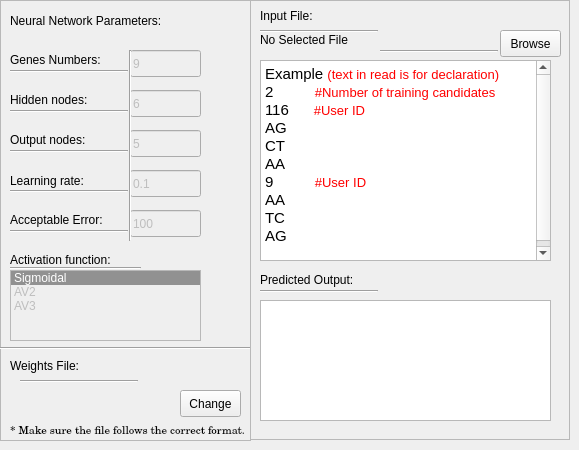
      <widget class="QWidget" name="tab_4">
       <attribute name="title">
        <string>Predict</string>
       </attribute>
       <widget class="QFrame" name="frame_3">
        <property name="geometry">
         <rect>
          <x>0</x>
          <y>0</y>
          <width>251</width>
          <height>441</height>
         </rect>
        </property>
        <property name="frameShape">
         <enum>QFrame::StyledPanel</enum>
        </property>
        <property name="frameShadow">
         <enum>QFrame::Raised</enum>
        </property>
        <widget class="QLabel" name="label_12">
         <property name="geometry">
          <rect>
           <x>10</x>
           <y>10</y>
           <width>191</width>
           <height>21</height>
          </rect>
         </property>
         <property name="text">
          <string>Neural Network Parameters:</string>
         </property>
        </widget>
        <widget class="QLineEdit" name="lineEdit_6">
         <property name="enabled">
          <bool>false</bool>
         </property>
         <property name="geometry">
          <rect>
           <x>130</x>
           <y>50</y>
           <width>71</width>
           <height>27</height>
          </rect>
         </property>
         <property name="text">
          <string>9</string>
         </property>
         <property name="maxLength">
          <number>3</number>
         </property>
         <property name="readOnly">
          <bool>true</bool>
         </property>
        </widget>
        <widget class="QLineEdit" name="lineEdit_7">
         <property name="enabled">
          <bool>false</bool>
         </property>
         <property name="geometry">
          <rect>
           <x>130</x>
           <y>90</y>
           <width>71</width>
           <height>27</height>
          </rect>
         </property>
         <property name="text">
          <string>6</string>
         </property>
         <property name="maxLength">
          <number>3</number>
         </property>
         <property name="readOnly">
          <bool>true</bool>
         </property>
        </widget>
        <widget class="QLineEdit" name="lineEdit_8">
         <property name="enabled">
          <bool>false</bool>
         </property>
         <property name="geometry">
          <rect>
           <x>130</x>
           <y>170</y>
           <width>71</width>
           <height>27</height>
          </rect>
         </property>
         <property name="text">
          <string>0.1</string>
         </property>
         <property name="readOnly">
          <bool>true</bool>
         </property>
        </widget>
        <widget class="QLabel" name="label_13">
         <property name="geometry">
          <rect>
           <x>10</x>
           <y>50</y>
           <width>111</width>
           <height>19</height>
          </rect>
         </property>
         <property name="text">
          <string>Genes Numbers:</string>
         </property>
        </widget>
        <widget class="QLabel" name="label_14">
         <property name="geometry">
          <rect>
           <x>10</x>
           <y>90</y>
           <width>101</width>
           <height>19</height>
          </rect>
         </property>
         <property name="text">
          <string>Hidden nodes:</string>
         </property>
        </widget>
        <widget class="QLabel" name="label_15">
         <property name="geometry">
          <rect>
           <x>10</x>
           <y>250</y>
           <width>141</width>
           <height>19</height>
          </rect>
         </property>
         <property name="text">
          <string>Activation function:</string>
         </property>
        </widget>
        <widget class="QLabel" name="label_16">
         <property name="geometry">
          <rect>
           <x>10</x>
           <y>170</y>
           <width>101</width>
           <height>21</height>
          </rect>
         </property>
         <property name="text">
          <string>Learning rate:</string>
         </property>
        </widget>
        <widget class="QLabel" name="label_17">
         <property name="geometry">
          <rect>
           <x>10</x>
           <y>210</y>
           <width>121</width>
           <height>19</height>
          </rect>
         </property>
         <property name="text">
          <string>Acceptable Error:</string>
         </property>
        </widget>
        <widget class="QLineEdit" name="lineEdit_9">
         <property name="enabled">
          <bool>false</bool>
         </property>
         <property name="geometry">
          <rect>
           <x>130</x>
           <y>210</y>
           <width>71</width>
           <height>27</height>
          </rect>
         </property>
         <property name="text">
          <string>100</string>
         </property>
         <property name="readOnly">
          <bool>true</bool>
         </property>
        </widget>
        <widget class="QLineEdit" name="lineEdit_10">
         <property name="enabled">
          <bool>false</bool>
         </property>
         <property name="geometry">
          <rect>
           <x>130</x>
           <y>130</y>
           <width>71</width>
           <height>27</height>
          </rect>
         </property>
         <property name="text">
          <string>5</string>
         </property>
         <property name="maxLength">
          <number>3</number>
         </property>
         <property name="readOnly">
          <bool>true</bool>
         </property>
        </widget>
        <widget class="QLabel" name="label_18">
         <property name="geometry">
          <rect>
           <x>10</x>
           <y>130</y>
           <width>111</width>
           <height>19</height>
          </rect>
         </property>
         <property name="text">
          <string>Output nodes:</string>
         </property>
        </widget>
        <widget class="Line" name="line_14">
         <property name="geometry">
          <rect>
           <x>120</x>
           <y>50</y>
           <width>20</width>
           <height>191</height>
          </rect>
         </property>
         <property name="orientation">
          <enum>Qt::Vertical</enum>
         </property>
        </widget>
        <widget class="Line" name="line_15">
         <property name="geometry">
          <rect>
           <x>10</x>
           <y>70</y>
           <width>118</width>
           <height>3</height>
          </rect>
         </property>
         <property name="orientation">
          <enum>Qt::Horizontal</enum>
         </property>
        </widget>
        <widget class="Line" name="line_16">
         <property name="geometry">
          <rect>
           <x>10</x>
           <y>110</y>
           <width>118</width>
           <height>3</height>
          </rect>
         </property>
         <property name="orientation">
          <enum>Qt::Horizontal</enum>
         </property>
        </widget>
        <widget class="Line" name="line_17">
         <property name="geometry">
          <rect>
           <x>10</x>
           <y>150</y>
           <width>118</width>
           <height>3</height>
          </rect>
         </property>
         <property name="orientation">
          <enum>Qt::Horizontal</enum>
         </property>
        </widget>
        <widget class="Line" name="line_18">
         <property name="geometry">
          <rect>
           <x>10</x>
           <y>190</y>
           <width>118</width>
           <height>3</height>
          </rect>
         </property>
         <property name="orientation">
          <enum>Qt::Horizontal</enum>
         </property>
        </widget>
        <widget class="Line" name="line_19">
         <property name="geometry">
          <rect>
           <x>10</x>
           <y>230</y>
           <width>118</width>
           <height>3</height>
          </rect>
         </property>
         <property name="orientation">
          <enum>Qt::Horizontal</enum>
         </property>
        </widget>
        <widget class="Line" name="line_20">
         <property name="geometry">
          <rect>
           <x>10</x>
           <y>260</y>
           <width>131</width>
           <height>16</height>
          </rect>
         </property>
         <property name="orientation">
          <enum>Qt::Horizontal</enum>
         </property>
        </widget>
        <widget class="QListWidget" name="listWidget_2">
         <property name="enabled">
          <bool>false</bool>
         </property>
         <property name="geometry">
          <rect>
           <x>10</x>
           <y>270</y>
           <width>191</width>
           <height>71</height>
          </rect>
         </property>
         <property name="contextMenuPolicy">
          <enum>Qt::DefaultContextMenu</enum>
         </property>
         <property name="selectionMode">
          <enum>QAbstractItemView::SingleSelection</enum>
         </property>
         <property name="selectionBehavior">
          <enum>QAbstractItemView::SelectRows</enum>
         </property>
         <property name="viewMode">
          <enum>QListView::ListMode</enum>
         </property>
         <property name="currentRow">
          <number>0</number>
         </property>
         <item>
          <property name="text">
           <string>Sigmoidal</string>
          </property>
         </item>
         <item>
          <property name="text">
           <string>AV2</string>
          </property>
         </item>
         <item>
          <property name="text">
           <string>AV3</string>
          </property>
         </item>
        </widget>
        <widget class="Line" name="line_2">
         <property name="geometry">
          <rect>
           <x>0</x>
           <y>340</y>
           <width>251</width>
           <height>16</height>
          </rect>
         </property>
         <property name="orientation">
          <enum>Qt::Horizontal</enum>
         </property>
        </widget>
        <widget class="QLabel" name="label_24">
         <property name="geometry">
          <rect>
           <x>20</x>
           <y>380</y>
           <width>171</width>
           <height>21</height>
          </rect>
         </property>
         <property name="text">
          <string/>
         </property>
        </widget>
        <widget class="QLabel" name="label_25">
         <property name="geometry">
          <rect>
           <x>10</x>
           <y>350</y>
           <width>91</width>
           <height>31</height>
          </rect>
         </property>
         <property name="text">
          <string>Weights File:</string>
         </property>
        </widget>
        <widget class="QPushButton" name="pushButton_6">
         <property name="geometry">
          <rect>
           <x>180</x>
           <y>390</y>
           <width>61</width>
           <height>27</height>
          </rect>
         </property>
         <property name="text">
          <string>Change</string>
         </property>
        </widget>
        <widget class="Line" name="line_26">
         <property name="geometry">
          <rect>
           <x>20</x>
           <y>380</y>
           <width>118</width>
           <height>3</height>
          </rect>
         </property>
         <property name="orientation">
          <enum>Qt::Horizontal</enum>
         </property>
        </widget>
        <widget class="QLabel" name="label_26">
         <property name="geometry">
          <rect>
           <x>10</x>
           <y>420</y>
           <width>241</width>
           <height>21</height>
          </rect>
         </property>
         <property name="font">
          <font>
           <family>Century Schoolbook L</family>
           <pointsize>8</pointsize>
           <weight>50</weight>
           <italic>false</italic>
           <bold>false</bold>
          </font>
         </property>
         <property name="text">
          <string>* Make sure the file follows the correct format.</string>
         </property>
        </widget>
       </widget>
       <widget class="QFrame" name="frame_4">
        <property name="geometry">
         <rect>
          <x>250</x>
          <y>0</y>
          <width>320</width>
          <height>440</height>
         </rect>
        </property>
        <property name="frameShape">
         <enum>QFrame::StyledPanel</enum>
        </property>
        <property name="frameShadow">
         <enum>QFrame::Raised</enum>
        </property>
        <widget class="QLabel" name="label_19">
         <property name="geometry">
          <rect>
           <x>10</x>
           <y>0</y>
           <width>91</width>
           <height>31</height>
          </rect>
         </property>
         <property name="text">
          <string>Input File:</string>
         </property>
        </widget>
        <widget class="Line" name="line_21">
         <property name="geometry">
          <rect>
           <x>10</x>
           <y>30</y>
           <width>118</width>
           <height>3</height>
          </rect>
         </property>
         <property name="orientation">
          <enum>Qt::Horizontal</enum>
         </property>
        </widget>
        <widget class="Line" name="line_22">
         <property name="geometry">
          <rect>
           <x>10</x>
           <y>290</y>
           <width>118</width>
           <height>3</height>
          </rect>
         </property>
         <property name="orientation">
          <enum>Qt::Horizontal</enum>
         </property>
        </widget>
        <widget class="QLabel" name="label_20">
         <property name="geometry">
          <rect>
           <x>10</x>
           <y>270</y>
           <width>131</width>
           <height>19</height>
          </rect>
         </property>
         <property name="text">
          <string>Predicted Output:</string>
         </property>
        </widget>
        <widget class="QPushButton" name="pushButton_4">
         <property name="geometry">
          <rect>
           <x>250</x>
           <y>30</y>
           <width>61</width>
           <height>27</height>
          </rect>
         </property>
         <property name="text">
          <string>Browse</string>
         </property>
        </widget>
        <widget class="QTextBrowser" name="textBrowser_2">
         <property name="geometry">
          <rect>
           <x>10</x>
           <y>60</y>
           <width>291</width>
           <height>201</height>
          </rect>
         </property>
         <property name="html">
          <string>&lt;!DOCTYPE HTML PUBLIC &quot;-//W3C//DTD HTML 4.0//EN&quot; &quot;http://www.w3.org/TR/REC-html40/strict.dtd&quot;&gt;
&lt;html&gt;&lt;head&gt;&lt;meta name=&quot;qrichtext&quot; content=&quot;1&quot; /&gt;&lt;style type=&quot;text/css&quot;&gt;
p, li { white-space: pre-wrap; }
&lt;/style&gt;&lt;/head&gt;&lt;body style=&quot; font-family:'Bitstream Charter'; font-size:11pt; font-weight:400; font-style:normal;&quot;&gt;
&lt;p style=&quot; margin-top:0px; margin-bottom:0px; margin-left:0px; margin-right:0px; -qt-block-indent:0; text-indent:0px;&quot;&gt;Example &lt;span style=&quot; font-size:10pt; color:#ff0000;&quot;&gt;(text in read is for declaration)&lt;/span&gt;&lt;/p&gt;
&lt;p style=&quot; margin-top:0px; margin-bottom:0px; margin-left:0px; margin-right:0px; -qt-block-indent:0; text-indent:0px;&quot;&gt;2          &lt;span style=&quot; font-size:10pt; color:#ff0000;&quot;&gt;#Number of training candidates&lt;/span&gt;&lt;/p&gt;
&lt;p style=&quot; margin-top:0px; margin-bottom:0px; margin-left:0px; margin-right:0px; -qt-block-indent:0; text-indent:0px;&quot;&gt;116      &lt;span style=&quot; font-size:10pt; color:#ff0000;&quot;&gt;#User ID&lt;/span&gt;&lt;/p&gt;
&lt;p style=&quot; margin-top:0px; margin-bottom:0px; margin-left:0px; margin-right:0px; -qt-block-indent:0; text-indent:0px;&quot;&gt;AG&lt;/p&gt;
&lt;p style=&quot; margin-top:0px; margin-bottom:0px; margin-left:0px; margin-right:0px; -qt-block-indent:0; text-indent:0px;&quot;&gt;CT&lt;/p&gt;
&lt;p style=&quot; margin-top:0px; margin-bottom:0px; margin-left:0px; margin-right:0px; -qt-block-indent:0; text-indent:0px;&quot;&gt;AA&lt;/p&gt;
&lt;p style=&quot; margin-top:0px; margin-bottom:0px; margin-left:0px; margin-right:0px; -qt-block-indent:0; text-indent:0px;&quot;&gt;9          &lt;span style=&quot; font-size:10pt; color:#ff0000;&quot;&gt;#User ID&lt;/span&gt;&lt;/p&gt;
&lt;p style=&quot; margin-top:0px; margin-bottom:0px; margin-left:0px; margin-right:0px; -qt-block-indent:0; text-indent:0px;&quot;&gt;AA&lt;/p&gt;
&lt;p style=&quot; margin-top:0px; margin-bottom:0px; margin-left:0px; margin-right:0px; -qt-block-indent:0; text-indent:0px;&quot;&gt;TC&lt;/p&gt;
&lt;p style=&quot; margin-top:0px; margin-bottom:0px; margin-left:0px; margin-right:0px; -qt-block-indent:0; text-indent:0px;&quot;&gt;AG&lt;/p&gt;
&lt;p style=&quot;-qt-paragraph-type:empty; margin-top:0px; margin-bottom:0px; margin-left:0px; margin-right:0px; -qt-block-indent:0; text-indent:0px;&quot;&gt;&lt;br /&gt;&lt;/p&gt;&lt;/body&gt;&lt;/html&gt;</string>
         </property>
        </widget>
        <widget class="Line" name="line_23">
         <property name="geometry">
          <rect>
           <x>130</x>
           <y>50</y>
           <width>118</width>
           <height>3</height>
          </rect>
         </property>
         <property name="orientation">
          <enum>Qt::Horizontal</enum>
         </property>
        </widget>
        <widget class="QTextEdit" name="textEdit_2">
         <property name="geometry">
          <rect>
           <x>10</x>
           <y>300</y>
           <width>291</width>
           <height>121</height>
          </rect>
         </property>
         <property name="readOnly">
          <bool>true</bool>
         </property>
         <property name="html">
          <string>&lt;!DOCTYPE HTML PUBLIC &quot;-//W3C//DTD HTML 4.0//EN&quot; &quot;http://www.w3.org/TR/REC-html40/strict.dtd&quot;&gt;
&lt;html&gt;&lt;head&gt;&lt;meta name=&quot;qrichtext&quot; content=&quot;1&quot; /&gt;&lt;style type=&quot;text/css&quot;&gt;
p, li { white-space: pre-wrap; }
&lt;/style&gt;&lt;/head&gt;&lt;body style=&quot; font-family:'Bitstream Charter'; font-size:11pt; font-weight:400; font-style:normal;&quot;&gt;
&lt;p style=&quot;-qt-paragraph-type:empty; margin-top:0px; margin-bottom:0px; margin-left:0px; margin-right:0px; -qt-block-indent:0; text-indent:0px;&quot;&gt;&lt;br /&gt;&lt;/p&gt;&lt;/body&gt;&lt;/html&gt;</string>
         </property>
        </widget>
        <widget class="QLabel" name="label_11">
         <property name="geometry">
          <rect>
           <x>10</x>
           <y>30</y>
           <width>231</width>
           <height>19</height>
          </rect>
         </property>
         <property name="text">
          <string>No Selected File</string>
         </property>
        </widget>
       </widget>
      </widget>
